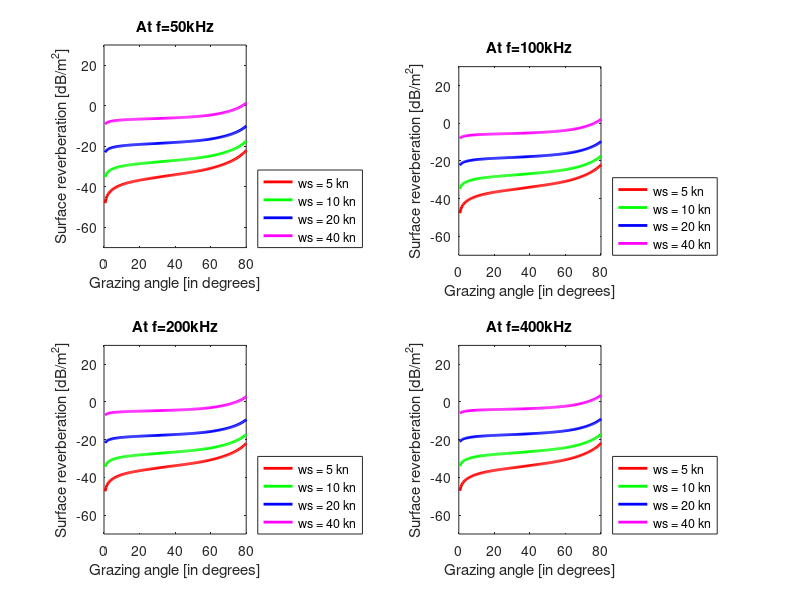
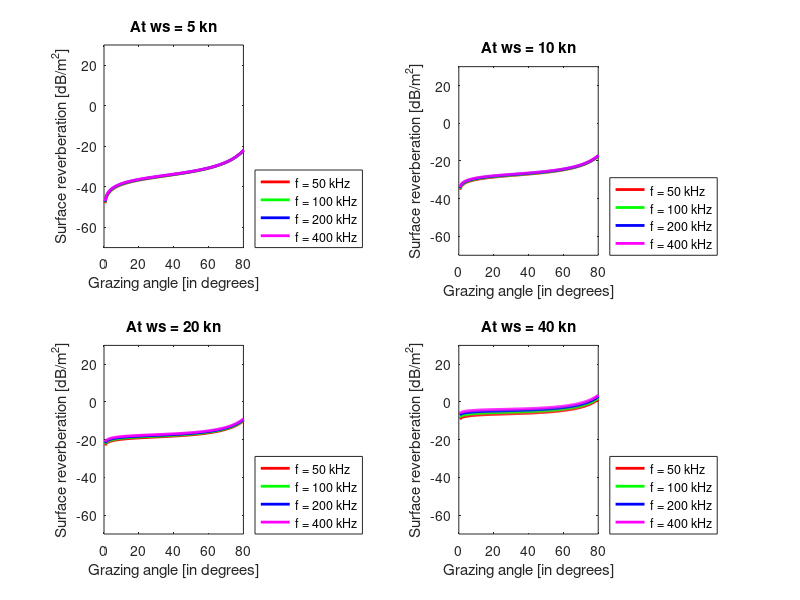

Recreate these plots in MATLAB, in order.
clc;
clear all;
close all;
f=[50000, 100000, 200000 ,400000] ;
vw=[5, 10, 20, 40];
%color = {'y','b','g','r','m'};
theta= 0:0.01:pi/2;
theta_axis = theta .* (180/pi);
colors = ['r','g','b','m'];
model_name = [{'At f=50kHz'} {'At f=100kHz'} {'At f=200kHz'} {'At f=400kHz'}];
model_name2 = [{'At ws = 5 kn'} {'At ws = 10 kn'} {'At ws = 20 kn'} {'At ws = 40 kn'}];
legend_names = [{'ws = 5 kn'},{'ws = 10 kn'},{'ws = 20 kn'},{'ws = 40 kn'}];
legend_names2 = [{'f = 50 kHz'},{'f = 100 kHz'},{'f = 200 kHz'},{'f = 400 kHz'}];
for p=1:2
figure(p)
for l=1:4
subplot (2,2,l)
for q=1:4
if p==1
bet=4*((vw(q)+2)/(vw(q)+1))+(2.5*((f(l)+0.1)^(-1/3))-4).*cos(theta).^(1/8);
Ss = 10*log10(10^-5.05 * (1+vw(q))^2 * (f(l)+0.1)^(vw(q)/150).*(tan(theta)).^bet);
plot(theta_axis,Ss,'color',colors(q),'linewidth',2);
legend(legend_names,'location','southeastoutside');
hold on
title(model_name(l));
else
bet=4*((vw(l)+2)/(vw(l)+1))+(2.5*((f(q)+0.1)^(-1/3))-4).*cos(theta).^(1/8);
Ss=10*log10(((tan(theta)).^bet).*((1+vw(l))^2)*((f(q)+0.1)^(vw(l)/150))*(10^(-5.05)));
plot(theta_axis,Ss,'color',colors(q),'linewidth',2);
legend(legend_names2,'location','southeastoutside');
hold on
title(model_name2(l));
end
axis([0 2*40 -70 30])
set(gcf,'units','points','position',[10,10,1000,850]);
xlabel('Grazing angle [in degrees]');
ylabel('Surface reverberation [dB/m^2]');
end
end
end



